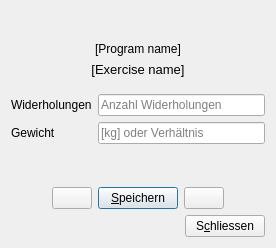
<?xml version="1.0" encoding="UTF-8"?>
<ui version="4.0">
 <class>Dialog_workout</class>
 <widget class="QDialog" name="Dialog_workout">
  <property name="geometry">
   <rect>
    <x>0</x>
    <y>0</y>
    <width>276</width>
    <height>248</height>
   </rect>
  </property>
  <property name="windowTitle">
   <string>Workout</string>
  </property>
  <property name="toolTip">
   <string>Weiter</string>
  </property>
  <layout class="QVBoxLayout" name="verticalLayout">
   <item>
    <spacer name="verticalSpacer_2">
     <property name="orientation">
      <enum>Qt::Vertical</enum>
     </property>
     <property name="sizeHint" stdset="0">
      <size>
       <width>20</width>
       <height>34</height>
      </size>
     </property>
    </spacer>
   </item>
   <item>
    <widget class="QLabel" name="label_program">
     <property name="text">
      <string>[Program name]</string>
     </property>
     <property name="alignment">
      <set>Qt::AlignCenter</set>
     </property>
    </widget>
   </item>
   <item>
    <widget class="QLabel" name="label_exercise">
     <property name="font">
      <font>
       <pointsize>10</pointsize>
      </font>
     </property>
     <property name="text">
      <string>[Exercise name]</string>
     </property>
     <property name="alignment">
      <set>Qt::AlignCenter</set>
     </property>
    </widget>
   </item>
   <item>
    <spacer name="verticalSpacer">
     <property name="orientation">
      <enum>Qt::Vertical</enum>
     </property>
     <property name="sizeHint" stdset="0">
      <size>
       <width>20</width>
       <height>14</height>
      </size>
     </property>
    </spacer>
   </item>
   <item>
    <layout class="QFormLayout" name="formLayout">
     <item row="0" column="0">
      <widget class="QLabel" name="label_repetitions">
       <property name="text">
        <string>Widerholungen</string>
       </property>
       <property name="buddy">
        <cstring>lineEdit_repetitions</cstring>
       </property>
      </widget>
     </item>
     <item row="0" column="1">
      <widget class="QLineEdit" name="lineEdit_repetitions">
       <property name="placeholderText">
        <string>Anzahl Widerholungen</string>
       </property>
      </widget>
     </item>
     <item row="1" column="0">
      <widget class="QLabel" name="label_weight">
       <property name="text">
        <string>Gewicht</string>
       </property>
       <property name="buddy">
        <cstring>lineEdit_weight</cstring>
       </property>
      </widget>
     </item>
     <item row="1" column="1">
      <widget class="QLineEdit" name="lineEdit_weight">
       <property name="placeholderText">
        <string>[kg] oder Verhältnis</string>
       </property>
      </widget>
     </item>
    </layout>
   </item>
   <item>
    <spacer name="verticalSpacer_3">
     <property name="orientation">
      <enum>Qt::Vertical</enum>
     </property>
     <property name="sizeHint" stdset="0">
      <size>
       <width>20</width>
       <height>40</height>
      </size>
     </property>
    </spacer>
   </item>
   <item>
    <layout class="QHBoxLayout" name="horizontalLayout">
     <item>
      <spacer name="horizontalSpacer">
       <property name="orientation">
        <enum>Qt::Horizontal</enum>
       </property>
       <property name="sizeHint" stdset="0">
        <size>
         <width>40</width>
         <height>20</height>
        </size>
       </property>
      </spacer>
     </item>
     <item>
      <widget class="QPushButton" name="pushButton_previous">
       <property name="toolTip">
        <string>Vorherige Übung</string>
       </property>
       <property name="text">
        <string/>
       </property>
       <property name="icon">
        <iconset resource="../resources/resources.qrc">
         <normaloff>:/icons/arrow-left-solid.svg</normaloff>:/icons/arrow-left-solid.svg</iconset>
       </property>
      </widget>
     </item>
     <item>
      <widget class="QPushButton" name="pushButton_save_exercise">
       <property name="toolTip">
        <string>Speichern und zur nächsten Übung springen</string>
       </property>
       <property name="text">
        <string>&amp;Speichern</string>
       </property>
       <property name="default">
        <bool>true</bool>
       </property>
      </widget>
     </item>
     <item>
      <widget class="QPushButton" name="pushButton_next">
       <property name="toolTip">
        <string>Nächste Übung</string>
       </property>
       <property name="text">
        <string/>
       </property>
       <property name="icon">
        <iconset resource="../resources/resources.qrc">
         <normaloff>:/icons/arrow-right-solid.svg</normaloff>:/icons/arrow-right-solid.svg</iconset>
       </property>
       <property name="default">
        <bool>false</bool>
       </property>
      </widget>
     </item>
     <item>
      <spacer name="horizontalSpacer_2">
       <property name="orientation">
        <enum>Qt::Horizontal</enum>
       </property>
       <property name="sizeType">
        <enum>QSizePolicy::Expanding</enum>
       </property>
       <property name="sizeHint" stdset="0">
        <size>
         <width>40</width>
         <height>20</height>
        </size>
       </property>
      </spacer>
     </item>
    </layout>
   </item>
   <item>
    <layout class="QHBoxLayout" name="horizontalLayout_2">
     <item>
      <spacer name="horizontalSpacer_3">
       <property name="orientation">
        <enum>Qt::Horizontal</enum>
       </property>
       <property name="sizeType">
        <enum>QSizePolicy::Expanding</enum>
       </property>
       <property name="sizeHint" stdset="0">
        <size>
         <width>40</width>
         <height>20</height>
        </size>
       </property>
      </spacer>
     </item>
     <item>
      <widget class="QPushButton" name="pushButton_close">
       <property name="text">
        <string>S&amp;chliessen</string>
       </property>
      </widget>
     </item>
    </layout>
   </item>
  </layout>
 </widget>
 <tabstops>
  <tabstop>lineEdit_repetitions</tabstop>
  <tabstop>lineEdit_weight</tabstop>
  <tabstop>pushButton_next</tabstop>
  <tabstop>pushButton_close</tabstop>
  <tabstop>pushButton_previous</tabstop>
 </tabstops>
 <resources>
  <include location="../resources/resources.qrc"/>
 </resources>
 <connections>
  <connection>
   <sender>pushButton_close</sender>
   <signal>clicked()</signal>
   <receiver>Dialog_workout</receiver>
   <slot>reject()</slot>
   <hints>
    <hint type="sourcelabel">
     <x>276</x>
     <y>278</y>
    </hint>
    <hint type="destinationlabel">
     <x>298</x>
     <y>245</y>
    </hint>
   </hints>
  </connection>
 </connections>
</ui>
